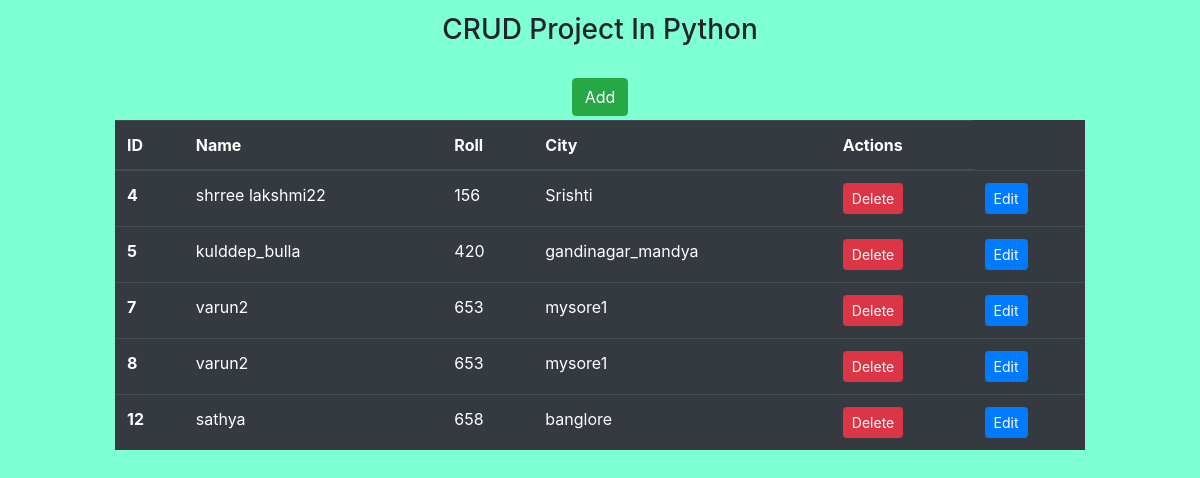
The page / on the database its author committed.
### core/models.py (models this page shows)
class Students(models.Model):
    name=models.CharField(max_length=100)
    roll=models.IntegerField()
    city=models.CharField(max_length=100)

### core/views.py (the view)
# urls.py: path('',Home.as_view(),name="home"),
class Home(View):
    def get(self,request):
        stu_data=Students.objects.all()
        return render(request,'home.html',{'students':stu_data})

### core/templates/home.html (shortened to what this page needs)
{% extends "base.html" %}
{% block content %}
<section class="d-flex flex-column justify-content-center align-items-center" style="height: 100vh;">
    <div class="text-center text-black mb-4">
        <div class="">
            <h3>CRUD Project In Python</h3>
        </div>
    </div>
    <div class=" mb-1 d-flex justify-content-end">
        <a href="{% url 'add_stu' %}"><button class="btn btn-success">Add</button></a>
    </div>
    <div class="col-10">
        <div class="">
            <table class="table table-dark">
                <thead>
                  <tr>
                    <th scope="col">ID</th>
                    <th scope="col">Name</th>
                    <th scope="col">Roll</th>
                    <th scope="col">City</th>
                    <th scope="col">Actions</th>
                  </tr>
                </thead>
                <tbody>
                    {% for stu in students %}
                  <tr>
                    <th scope="row">{{stu.id}}</th>
                    <td>{{stu.name}}</td>
                    <td>{{stu.roll}}</td>
                    <td>{{stu.city}}</td>
                    <td>
                      <form action="{% url 'delete_stu' %}" method="POST">
                        <button class="btn btn-danger btn-sm">Delete</button>
                      </form>
                    </td>
                    <td>
                      <form action="{% url 'update_stu' stu.id %}" method="GET">
                        <button class="btn btn-primary btn-sm">Edit</button>
                      </form>
                    </td>
                  </tr>
                  {% endfor %}
                </tbody>
              </table>
        </div>
    </div>
</section>
{% endblock content %}

### core/templates/base.html (shortened to what this page needs)
<!doctype html>
<html lang="en">
    {% load static %}
  <head>
    <link rel="stylesheet" href="https://cdn.jsdelivr.net/npm/bootstrap@4.4.1/dist/css/bootstrap.min.css">
    <link rel="stylesheet" href="{% static 'base.css' %}">
  </head>
  <body>
    {% block content %}{% endblock content %}
  </body>
</html>

### core/static/base.css (style rules this page uses)
body { background-color: aquamarine; }

### rows shown on the page
Students: id "4", name "shrree lakshmi22", roll "156", city "Srishti"
Students: id "5", name "kulddep_bulla", roll "420", city "gandinagar_mandya"
Students: id "7", name "varun2", roll "653", city "mysore1"
Students: id "8", name "varun2", roll "653", city "mysore1"
Students: id "12", name "sathya", roll "658", city "banglore"
